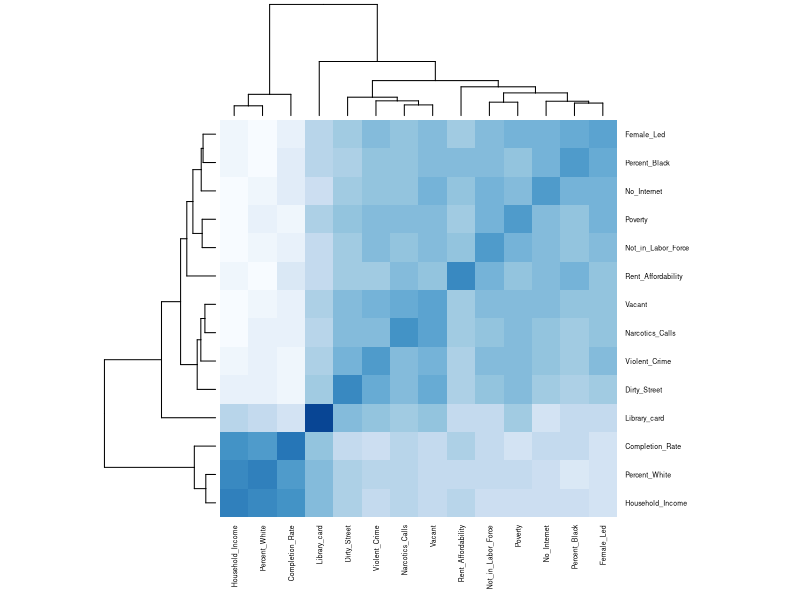
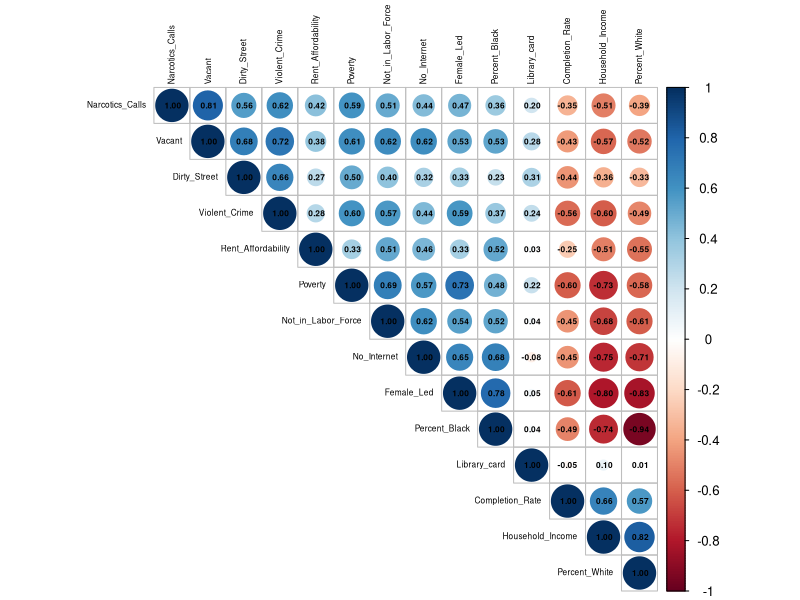

Write the R code that produced these figures, in order.
## ---- chunk 1
knitr::opts_chunk$set(echo = TRUE)
## ---- chunk 2
library(ggplot2)
## ---- chunk 3
graduation <- read.csv("graduation.csv")
## ---- chunk 4
head(graduation)
## ---- chunk 5
KeepDrop = function(data=df,cols="var",newdata=df2,drop=1) {
  # Double Quote Output Dataset Name
  t = deparse(substitute(newdata))
  # Drop Columns
  if(drop == 1){
    newdata = data [ , !(names(data) %in% scan(textConnection(cols), what="", sep=" "))]}
  # Keep Columns
  else {
    newdata = data [ , names(data) %in% scan(textConnection(cols), what="", sep=" ")]}
    assign(t, newdata, .GlobalEnv)
}
## ---- chunk 6
KeepDrop(data=graduation, cols="Poverty_Cat", newdata=graduation_drop, drop = 1)
KeepDrop(data=graduation_drop, cols="Community", newdata=graduation_drop, drop = 1)
KeepDrop(data=graduation_drop, cols="X._Children_Poverty", newdata=graduation_drop, drop = 1)
KeepDrop(data=graduation_drop, cols="num_arts_business", newdata=graduation_drop, drop = 1)
KeepDrop(data=graduation_drop, cols="Location", newdata=graduation_drop, drop = 1)
## ---- chunk 7
head(graduation_drop)
## ---- chunk 8
scaled_grad = scale(graduation_drop)
## ---- chunk 9
head(scaled_grad)
## ---- chunk 10
grad_corr = cor(scaled_grad)
## ---- chunk 11
head(grad_corr)
## ---- chunk 12
library(RColorBrewer)
## ---- chunk 13
png(file="heatmap.png")
heatmap(grad_corr, col= colorRampPalette(brewer.pal(8, "Blues"))(25), cexRow = 0.5, cexCol = 0.5)
## ---- chunk 14
install.packages("corrplot")
library(corrplot)
## ---- chunk 15
png(file="corrplot.png")
corrplot(grad_corr, number.cex = 0.5,addCoef.col = 1, type = "upper", tl.cex = 0.5,
         order = "hclust", tl.col = "black")
